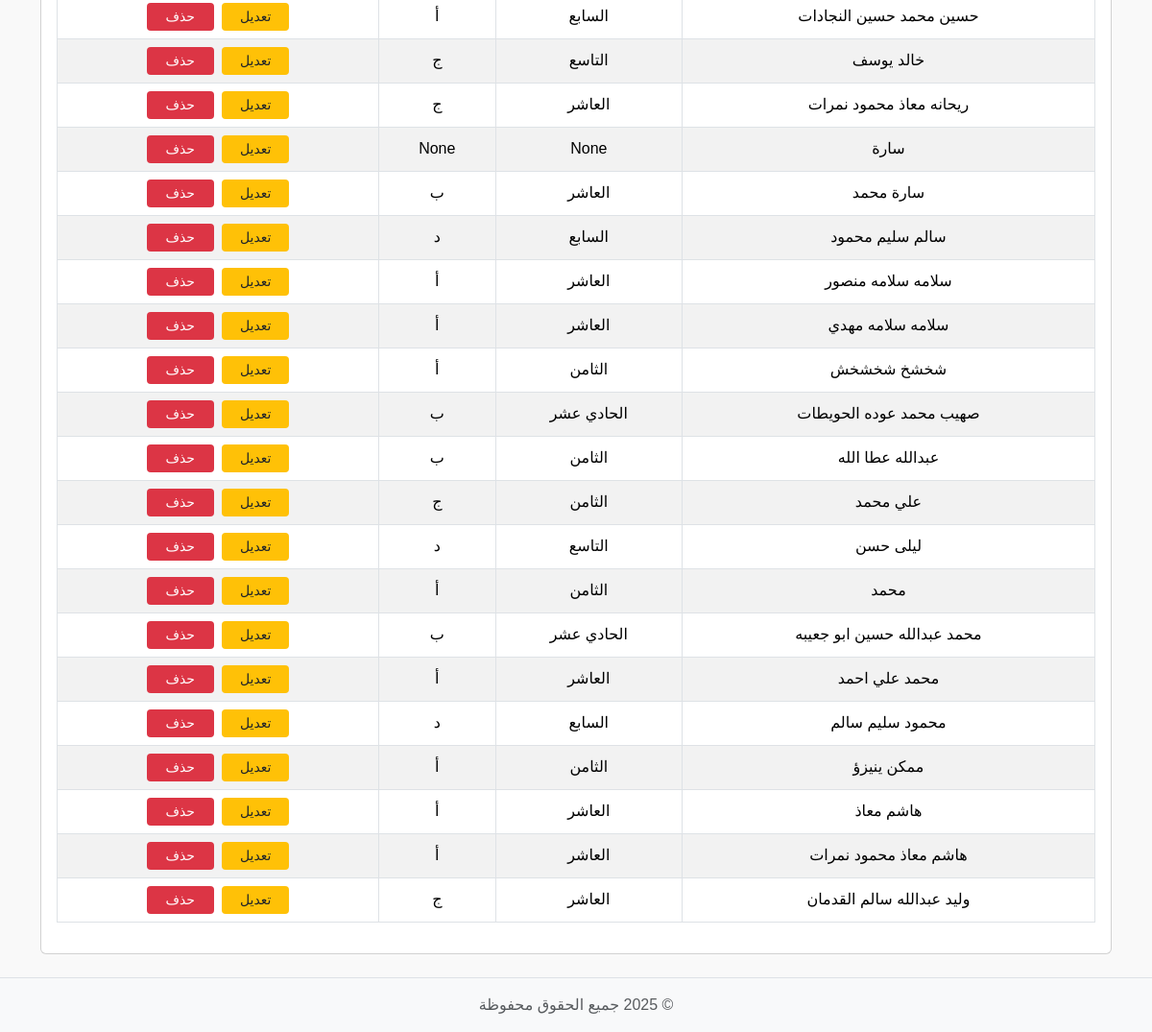
Before: /students (lower part) with the older database file.
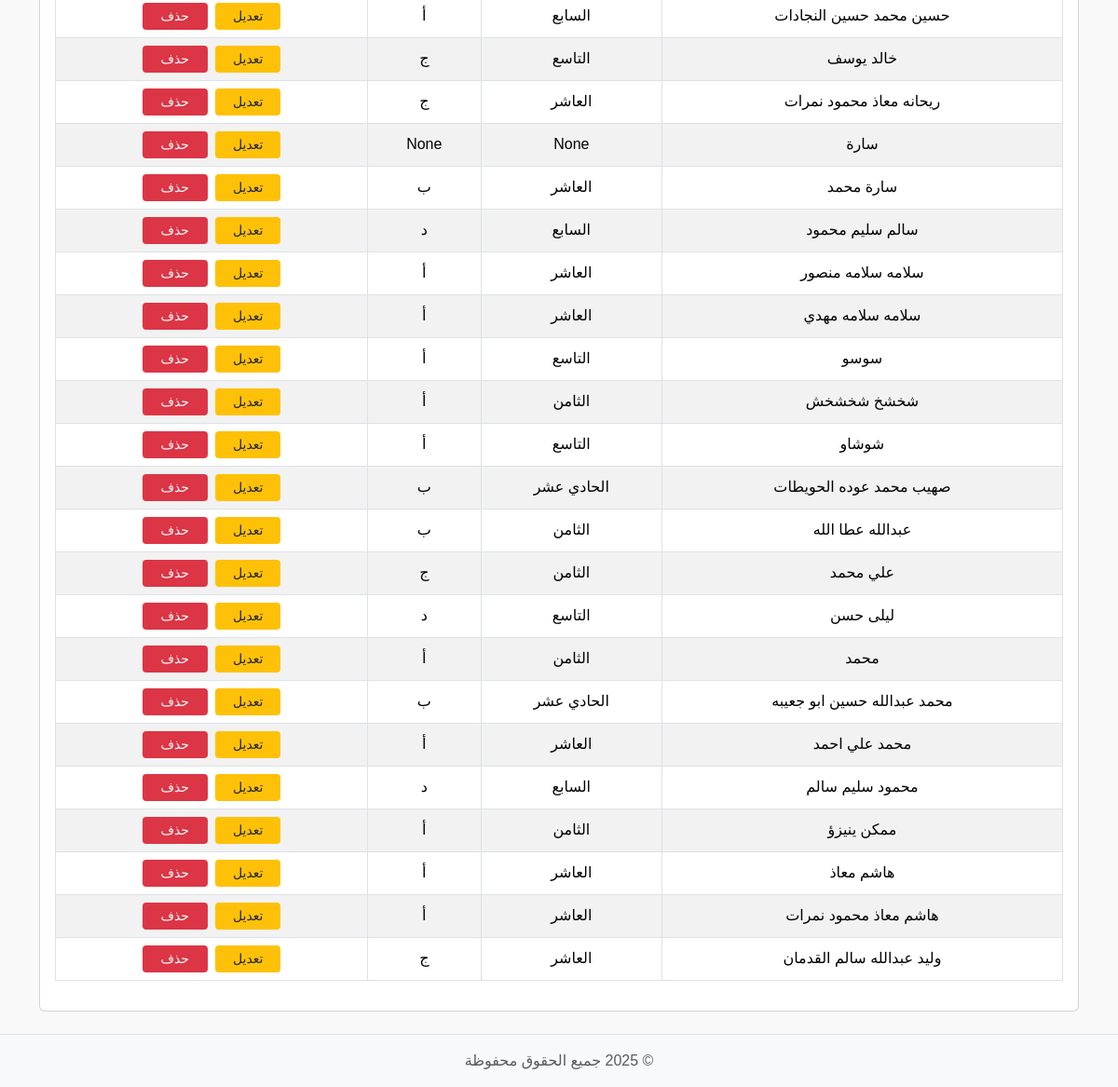
After: the same page with the newer database file.
### tables this page shows
CREATE TABLE students (
    id INTEGER PRIMARY KEY AUTOINCREMENT,
    student_name TEXT NOT NULL,
    username TEXT,
    password TEXT
, class_name TEXT, section TEXT, school_id INTEGER REFERENCES schools(id));

### students.py (the view, shortened to what this page needs)
def students():
    conn = get_db_connection()
    students_list = conn.execute('SELECT * FROM students ORDER BY student_name').fetchall()
    conn.close()
    return render_template('students.html', students=students_list)

### db.py (called while the page is built)
def get_db_connection():
    conn = sqlite3.connect(DB_NAME)
    conn.row_factory = sqlite3.Row
    return conn

### templates/students.html (shortened to what this page needs)
{% include 'partials/header.html' %}
<div class="container mt-4">
    <div class="card p-3">
        <table class="table table-bordered table-striped">
            <tbody>
                {% for student in students %}
                <tr data-student-id="{{ student.id }}">
                    <td class="name">{{ student.student_name }}</td>
                    <td class="class">{{ student.class_name }}</td>
                    <td class="section">{{ student.section }}</td>
                    <td>
                        <button class="btn btn-sm btn-warning editBtn">تعديل</button>
                        <button class="btn btn-sm btn-danger deleteBtn">حذف</button>
                    </td>
                </tr>
                {% endfor %}
            </tbody>
        </table>
    </div>
</div>
{% include 'partials/footer.html' %}

Changed rows visible on the page:
added students: student_name "سوسو", class_name "التاسع", section "أ"
added students: student_name "شوشاو", class_name "التاسع", section "أ"
